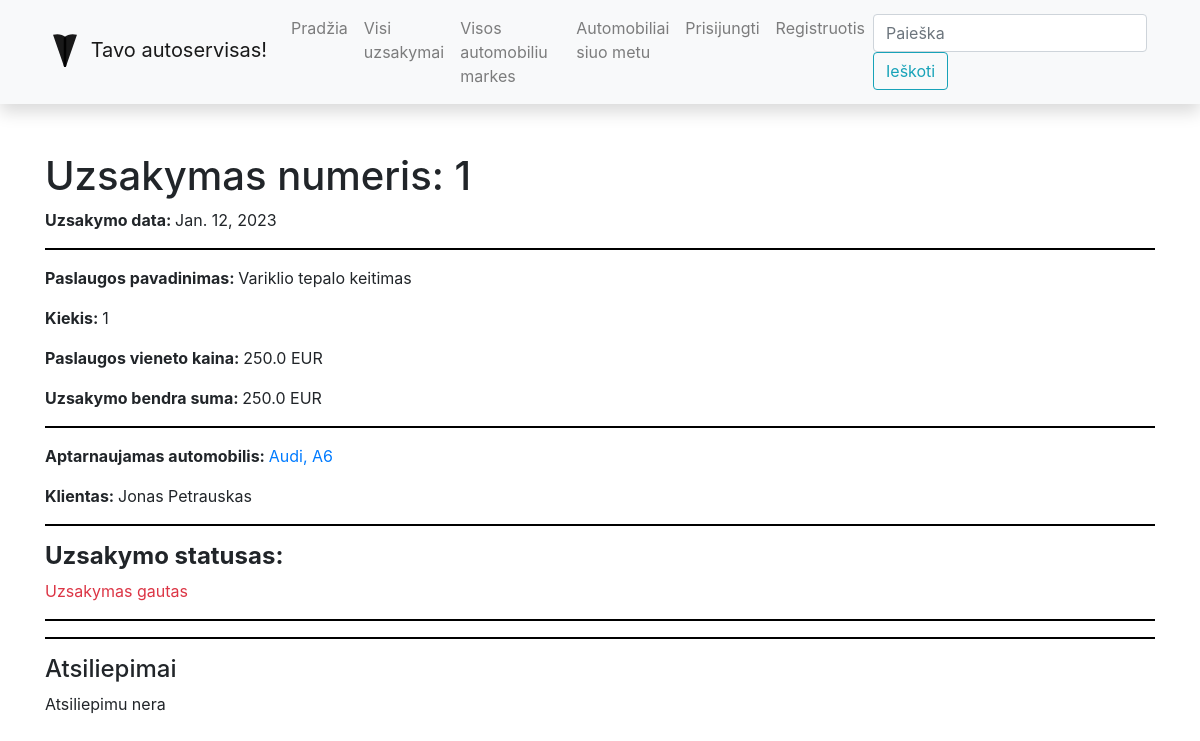
The app's page /autoservisas/uzsakymaseil/1, older data.
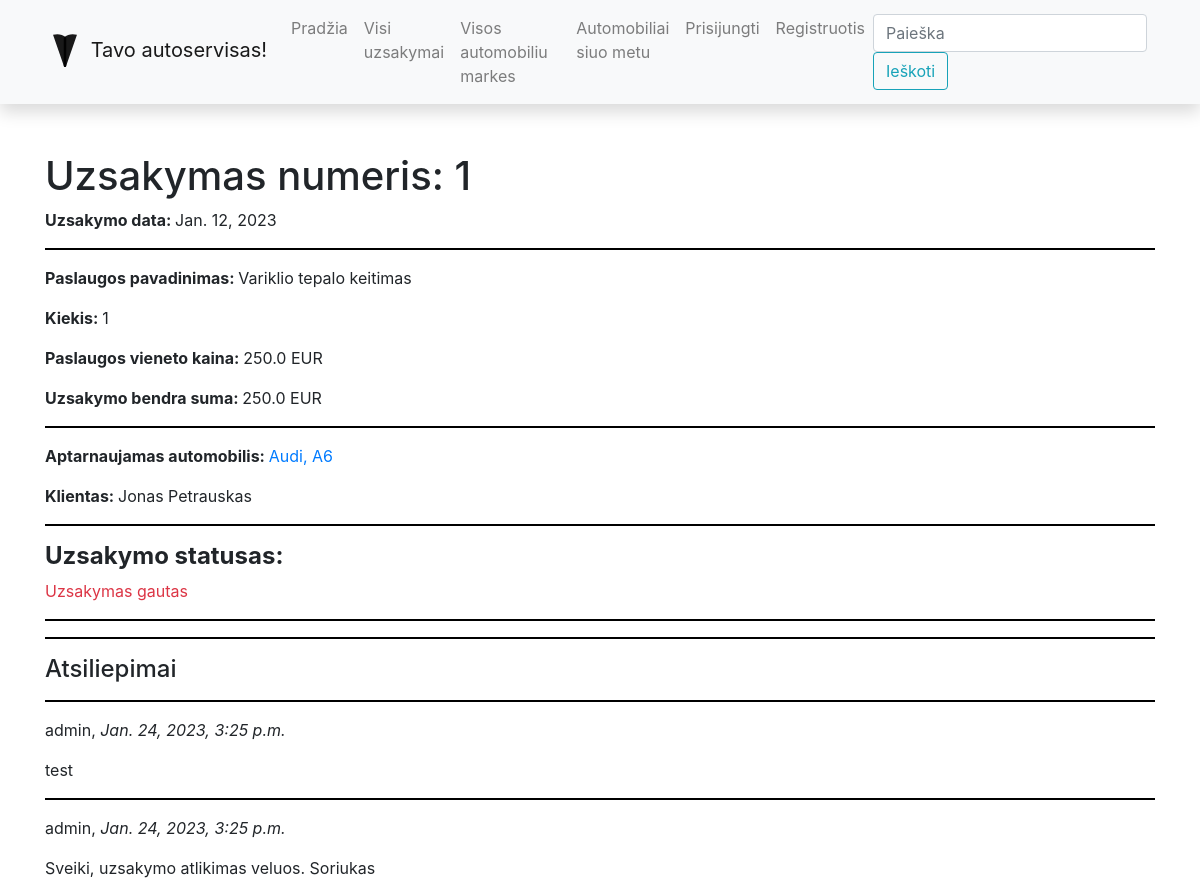
The same page, newer data.
### autoservisas/models.py (models this page shows)
class UzsakymasReview(models.Model):
    order_line = models.ForeignKey('UzsakymoEilute', on_delete=models.SET_NULL, null=True, blank=True)
    reviewer = models.ForeignKey(User, on_delete=models.SET_NULL, null=True, blank=True)
    date_created = models.DateTimeField(auto_now_add=True)
    content = models.TextField('Atsiliepimas', max_length=2000)

### autoservisas/views.py (the view, shortened to what this page needs)
# urls.py: path('uzsakymaseil/<int:pk>', views.OrderDetailView.as_view(), name='uzsakeil-detail'),
class OrderDetailView(FormMixin, generic.DetailView):
    model = UzsakymoEilute
    template_name = "uzsakymas_detail_view.html"
    form_class = UzsakymasReviewForm
    class Meta:
        ordering = ['paslauga_id']

### autoservisas/forms.py
class UzsakymasReviewForm(forms.ModelForm):
    class Meta:
        model = UzsakymasReview
        fields = ('content', 'order_line', 'reviewer')
        widgets = {'order_line': forms.HiddenInput(), 'reviewer': forms.HiddenInput()}

### autoservisas/models.py (called while the page is built)
    @property
    def suma(self):
        return int(self.kiekis) * self.paslauga_id.kaina

    def __str__(self):
        return f'{self.marke}, {self.modelis}'

### autoservisas/templates/uzsakymas_detail_view.html (shortened to what this page needs)
{% extends "base.html" %}
{% block content %}
<h1>Uzsakymas numeris: {{uzsakymoeilute.id}}</h1>
<p><b>Uzsakymo data: </b> {{uzsakymoeilute.uzsakymas_id.data}}</p>
<hr>
<p><b>Paslaugos pavadinimas: </b> {{uzsakymoeilute.paslauga_id.pavadinimas}}</p>
<p><b>Kiekis: </b> {{uzsakymoeilute.kiekis}}</p>
<p><b>Paslaugos vieneto kaina: </b> {{uzsakymoeilute.paslauga_id.kaina}} EUR</p>
<p><b>Uzsakymo bendra suma: </b> {{ uzsakymoeilute.suma }} EUR</p>
<hr>
<p><b>Aptarnaujamas automobilis: </b><a href="{% url 'auto-detail' uzsakymoeilute.uzsakymas_id.automobilis_id.id %}">
    {{uzsakymoeilute.uzsakymas_id.automobilis_id.automobilio_modelis_id}}</a></p>
<p><b>Klientas: </b> {{uzsakymoeilute.uzsakymas_id.automobilis_id.klientas}}</p>
<hr>
<h4><b>Uzsakymo statusas: </b></h4>
<p class="{% if uzsakymoeilute.uzsakymas_id.status == 'r' %}text-success
{% elif uzsakymoeilute.uzsakymas_id.status == 'a' %}text-danger
{% else %}text-warning
{% endif %}">{{uzsakymoeilute.uzsakymas_id.get_status_display}}</p>
<hr>
<hr>
<h4>Atsiliepimai</h4>
{% if uzsakymoeilute.uzsakymasreview_set.all %}
{% for order_review in uzsakymoeilute.uzsakymasreview_set.all %}
<hr>
<p>{{order_review.reviewer}}, <em>{{order_review.date_created}}</em></p>
<p>{{order_review.content}}</p>
{% endfor %}
{% else %}
<p>Atsiliepimu nera</p>
{% endif %}
{% endblock %}

Row changes from the older to the newer data that the page shows:
added UzsakymasReview: reviewer "admin", date_created "Jan. 24, 2023, 3:25 p.m.", content "test"
added UzsakymasReview: reviewer "admin", date_created "Jan. 24, 2023, 3:25 p.m.", content "Sveiki, uzsakymo atlikimas veluos. Soriukas"
Text that changed along with them:
text no longer shown: "Atsiliepimu nera"
